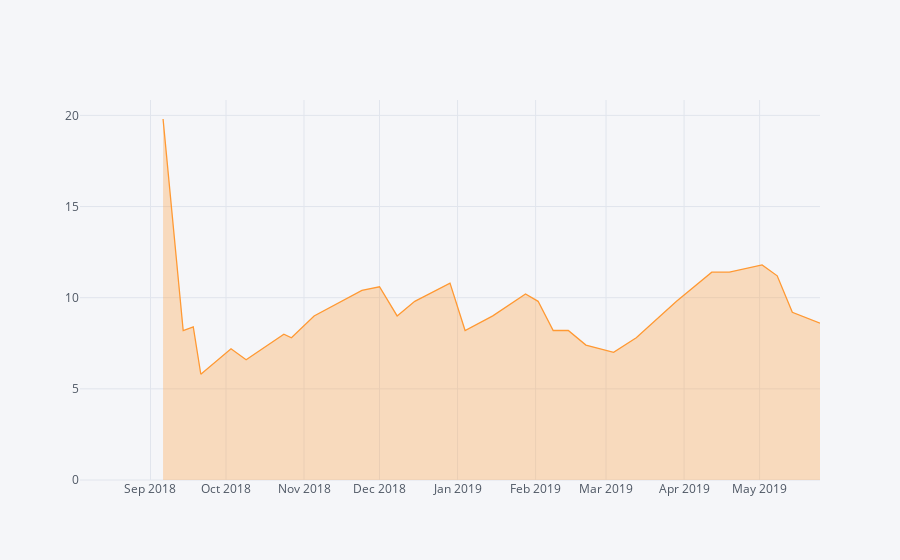

The code cell stored with this chart in its notebook:
### Code cell
since.Abs.dropna().rolling(5).mean().iplot(fill = True)

### Figure 1 — Plotly figure (JSON) as saved in the notebook; plotly's stock layout.template omitted (floating-point values rounded to 4 significant figures)
{"data": [{"fill": "tozeroy", "fillcolor": "rgba(255, 153, 51, 0.3)", "line": {"color": "rgba(255, 153, 51, 1.0)", "dash": "solid", "shape": "linear", "width": 1.3}, "mode": "lines", "name": "Abs", "text": "", "type": "scatter", "uid": "e2d565f9-0225-4769-84ab-daef061177b2", "x": ["2018-08-04", "2018-08-07", "2018-08-23", "2018-08-28", "2018-09-06", "2018-09-14", "2018-09-18", "2018-09-21", "2018-10-03", "2018-10-09", "2018-10-24", "2018-10-27", "2018-11-05", "2018-11-24", "2018-12-01", "2018-12-08", "2018-12-15", "2018-12-29", "2019-01-04", "2019-01-15", "2019-01-28", "2019-02-02", "2019-02-08", "2019-02-14", "2019-02-21", "2019-03-04", "2019-03-13", "2019-03-29", "2019-04-12", "2019-04-19", "2019-05-02", "2019-05-08", "2019-05-14", "2019-05-25"], "y": ["", "", "", "", 19.8, 8.2, 8.4, 5.8, 7.2, 6.6, 8, 7.8, 9, 10.4, 10.6, 9, 9.8, 10.8, 8.2, 9, 10.2, 9.8, 8.2, 8.2, 7.4, 7, 7.8, 9.8, 11.4, 11.4, 11.8, 11.2, 9.2, 8.6]}], "layout": {"autosize": true, "legend": {"bgcolor": "#F5F6F9", "font": {"color": "#4D5663"}}, "paper_bgcolor": "#F5F6F9", "plot_bgcolor": "#F5F6F9", "title": {"font": {"color": "#4D5663"}}, "xaxis": {"autorange": true, "gridcolor": "#E1E5ED", "range": ["2018-08-04", "2019-05-25"], "showgrid": true, "tickfont": {"color": "#4D5663"}, "title": {"font": {"color": "#4D5663"}, "text": ""}, "type": "date", "zerolinecolor": "#E1E5ED"}, "yaxis": {"autorange": true, "gridcolor": "#E1E5ED", "range": [0, 20.84], "showgrid": true, "tickfont": {"color": "#4D5663"}, "title": {"font": {"color": "#4D5663"}, "text": ""}, "type": "linear", "zerolinecolor": "#E1E5ED"}}}
